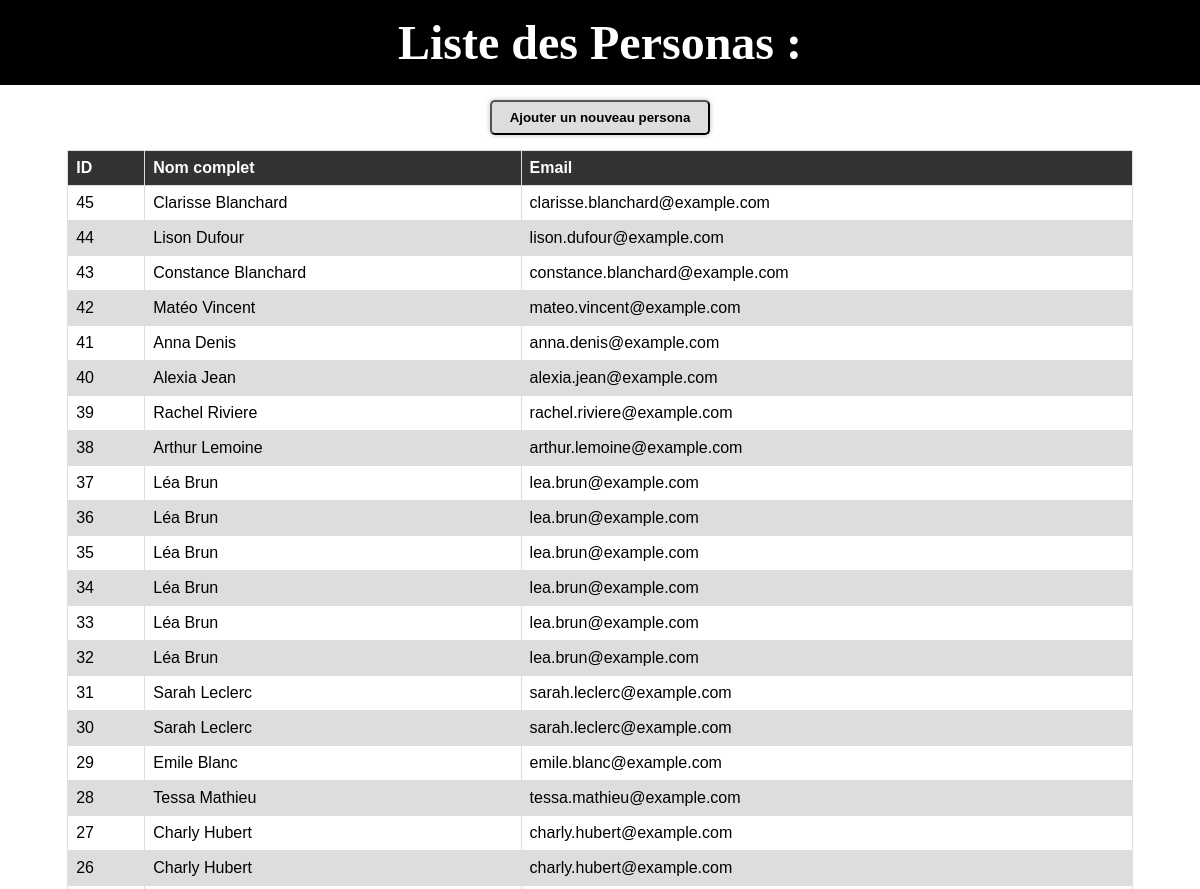
The app's page / (upper part), older data.
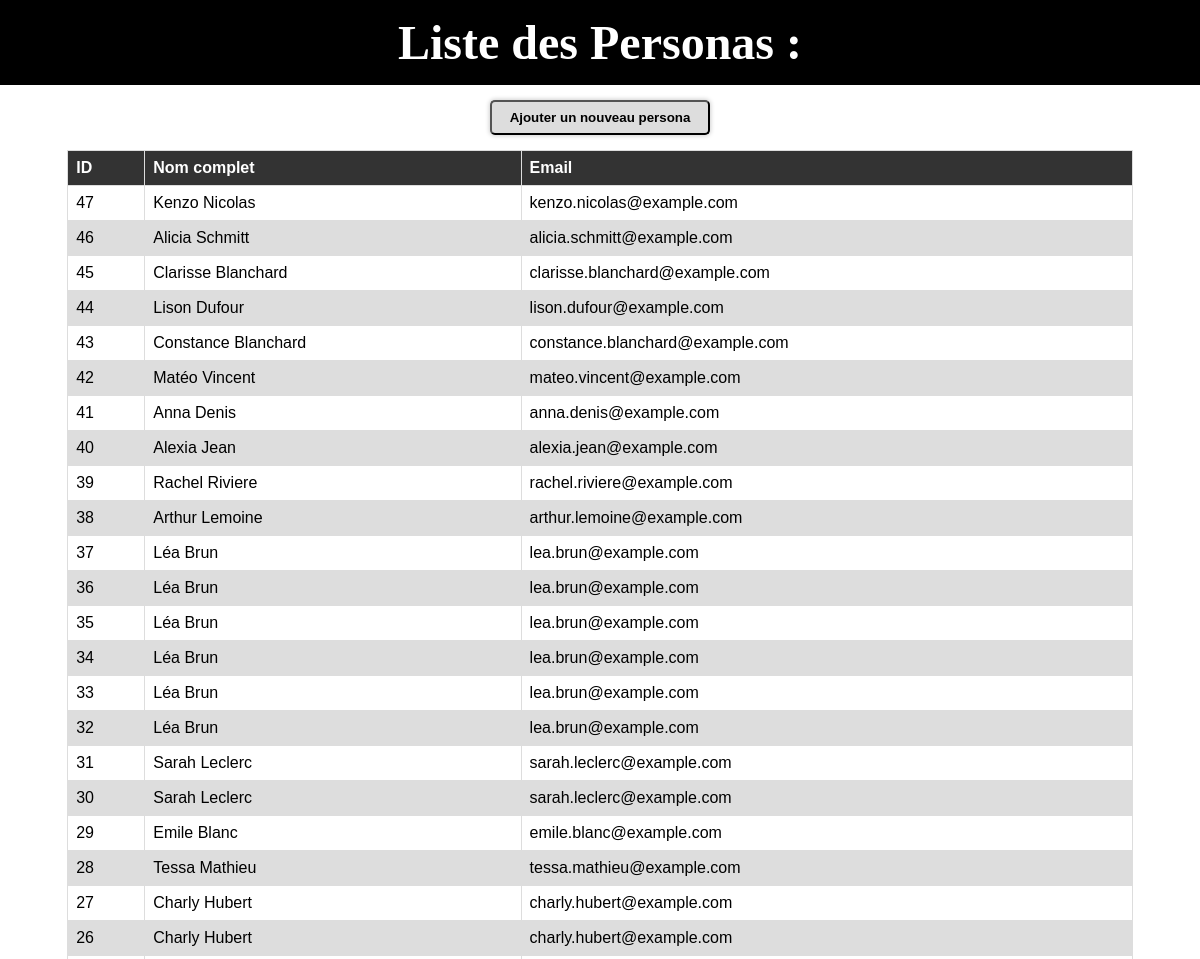
The same page, newer data.
### persona_app/models.py (models this page shows, shortened)
class Persona (models.Model):
    first_name = models.CharField(max_length=70)
    last_name = models.CharField(max_length=70)
    address_street = models.CharField(max_length=150)
    address_number = models.IntegerField()
    city = models.CharField(max_length=150)
    country = models.CharField(max_length=70)
    postcode = models.IntegerField()
    email = models.CharField(max_length=150)
    username = models.CharField(max_length=70)
    password = models.CharField(max_length=70)
    age = models.IntegerField()
    picture =  models.CharField(max_length=150)

### persona_app/views.py (the view)
# urls.py: path('', PersonaListView.as_view(), name='url_persona_list'),
class PersonaListView(View):
    template_name = 'persona_app/template_list.html'
    model = Persona
    def get(self, request):
        persona_list = self.model.objects.all().order_by('-id')
        return render(request, self.template_name, context={'persona_list': persona_list})

### persona_app/templates/persona_app/template_list.html
{% extends 'template.html'%}
{% block title_page %}
    Liste des Personas :
{% endblock title_page %}
{% block content %}
    <button class="btn">
        <a href="{% url 'url_persona_generate'%}">
            Ajouter un nouveau persona
        </a>
    </button>
    {% if persona_list %}
    <table class="list__table">
        <thead>
            <tr>
                <th>ID</th>
                <th>Nom complet</th>
                <th>Email</th>
            </tr>
        </thead>
        <tbody>
            {% for persona in persona_list %}
                <tr>
                    <td>{{ persona.id }}</td>
                    <td>
                        <a href="{% url 'url_persona_details' persona.id %}">
                            {{ persona.first_name }} {{ persona.last_name }}
                        </a>
                    </td>
                    <td>{{ persona.email }}</td>
                </tr>
            {% endfor %}
        </tbody>
    </table>
    {% endif %}
{% endblock content %}

### templates/template.html (shortened to what this page needs)
<!DOCTYPE html>
{% load static %}
<html lang="fr">
<head>
    <link rel="stylesheet" href="{% static 'css/style.css' %}">
</head>
<body>
    <header class="header">
        <h1 class="header__title">{% block title_page %}{% endblock title_page %}</h1>
    </header>
    <main>
        {% block content %}{% endblock content %}
    </main>
</body>
</html>

### static/css/style.css (style rules this page uses)
body { margin: 0; cursor: default; }
main { margin: 8px; }
.header { background-color: #000; color: #fff; padding: 15px 0; font-size: 1.5rem; text-align: center; }
.header__title { margin: 0; }
.btn { display: block; margin: 15px auto; width: 220px; border-radius: 5px; background-color: #dddddd; padding: 8px; box-shadow:0 0 4px 1px rgba(0, 0, 0, .18); }
.btn > * { font-weight: bold; }
.list__table a, .btn > * { text-decoration: none; color: inherit; cursor: pointer; }
.list__table { font-family: arial, sans-serif; border-collapse: collapse; width: 90%; margin: auto; }
.list__table td,.list__table th { border: 1px solid #dddddd; text-align: left; padding: 8px; }
.list__table th { background-color: #333333; color: #fff; }
.list__table tr:nth-child(even) { background-color: #dddddd; }

Row changes from the older to the newer data that the page shows:
added Persona: id "47", first_name "Kenzo", last_name "Nicolas", email "kenzo.nicolas@example.com"
added Persona: id "46", first_name "Alicia", last_name "Schmitt", email "alicia.schmitt@example.com"
